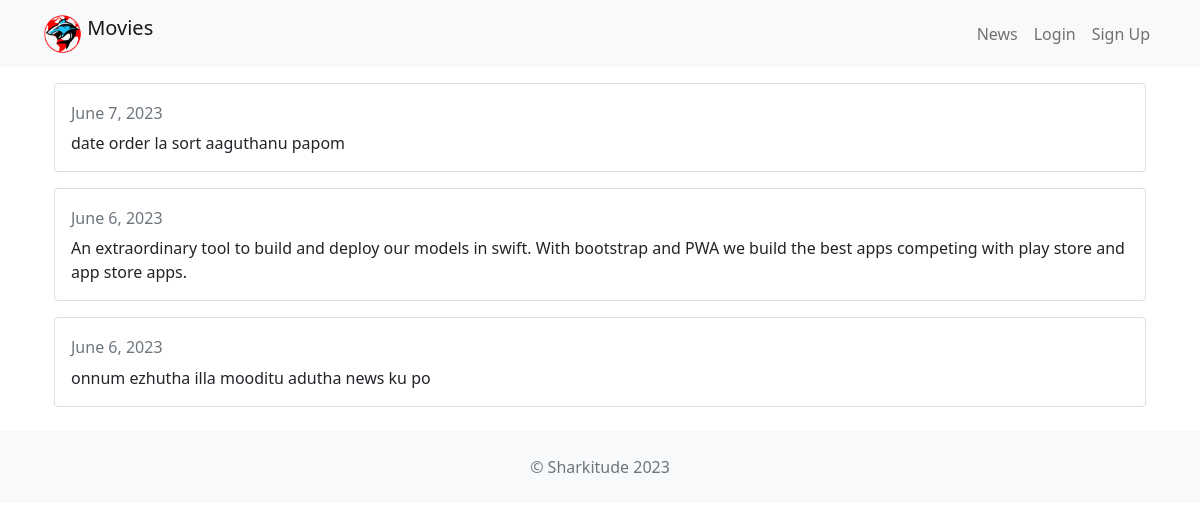
Page /news on the committed database.
### news/models.py (models this page shows, shortened)
class News(models.Model):
    headline = models.CharField(max_length=500)
    body = models.TextField()
    date = models.DateField()

### news/views.py (the view)
# urls.py: path('news',include('news.urls')),
def news(request):
    newss = News.objects.all().order_by('-date')
    return render(request,'news.html',{'newss':newss})

### news/templates/news.html (shortened to what this page needs)
{% extends 'base.html' %}
{% block content %}
<head>
    <link href="https://cdn.jsdelivr.net/npm/bootstrap@5.1.1/dist/css/bootstrap.min.css"
   rel="stylesheet">
</head>
<div class="container">
{% for news in newss %}
    <div class="card mb-3">
        <div class="row g-0">
            <div>
                <div class="card-body">
                    <h6 class="card-subtitle mb-2 text-muted">{{news.date}}</h6>
                    <p class="card-text">{{news.body}}</p>
                </div>
            </div>
        </div>
    </div>
{% endfor %}
</div>
{% endblock content %}

### rows in the picture
News: date "June 7, 2023", body "date order la sort aaguthanu papom"
News: date "June 6, 2023", body "An extraordinary tool to build and deploy our models in swift. With bootstrap and PWA we build the best apps competing with play store and app store apps."
News: date "June 6, 2023", body "onnum ezhutha illa mooditu adutha news ku po"
